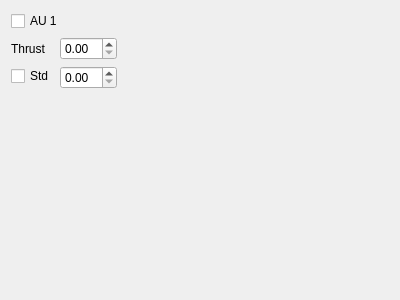
<?xml version="1.0" encoding="UTF-8"?>
<ui version="4.0">
 <class>QGCSkyeTestSetpointsWidget</class>
 <widget class="QWidget" name="QGCSkyeTestSetpointsWidget">
  <property name="geometry">
   <rect>
    <x>0</x>
    <y>0</y>
    <width>400</width>
    <height>300</height>
   </rect>
  </property>
  <property name="windowTitle">
   <string>Form</string>
  </property>
  <layout class="QFormLayout" name="formLayout_2">
   <item row="0" column="0">
    <layout class="QHBoxLayout" name="horizontalLayout">
     <item>
      <widget class="QCheckBox" name="checkBox">
       <property name="text">
        <string>AU 1</string>
       </property>
      </widget>
     </item>
    </layout>
   </item>
   <item row="1" column="0">
    <layout class="QFormLayout" name="formLayout_3">
     <item row="3" column="0">
      <widget class="QCheckBox" name="checkBox_3">
       <property name="text">
        <string>Std</string>
       </property>
      </widget>
     </item>
     <item row="2" column="1">
      <widget class="QDoubleSpinBox" name="doubleSpinBox"/>
     </item>
     <item row="3" column="1">
      <widget class="QDoubleSpinBox" name="doubleSpinBox_2"/>
     </item>
     <item row="2" column="0">
      <widget class="QLabel" name="label">
       <property name="text">
        <string>Thrust</string>
       </property>
      </widget>
     </item>
    </layout>
   </item>
  </layout>
 </widget>
 <resources/>
 <connections/>
</ui>
